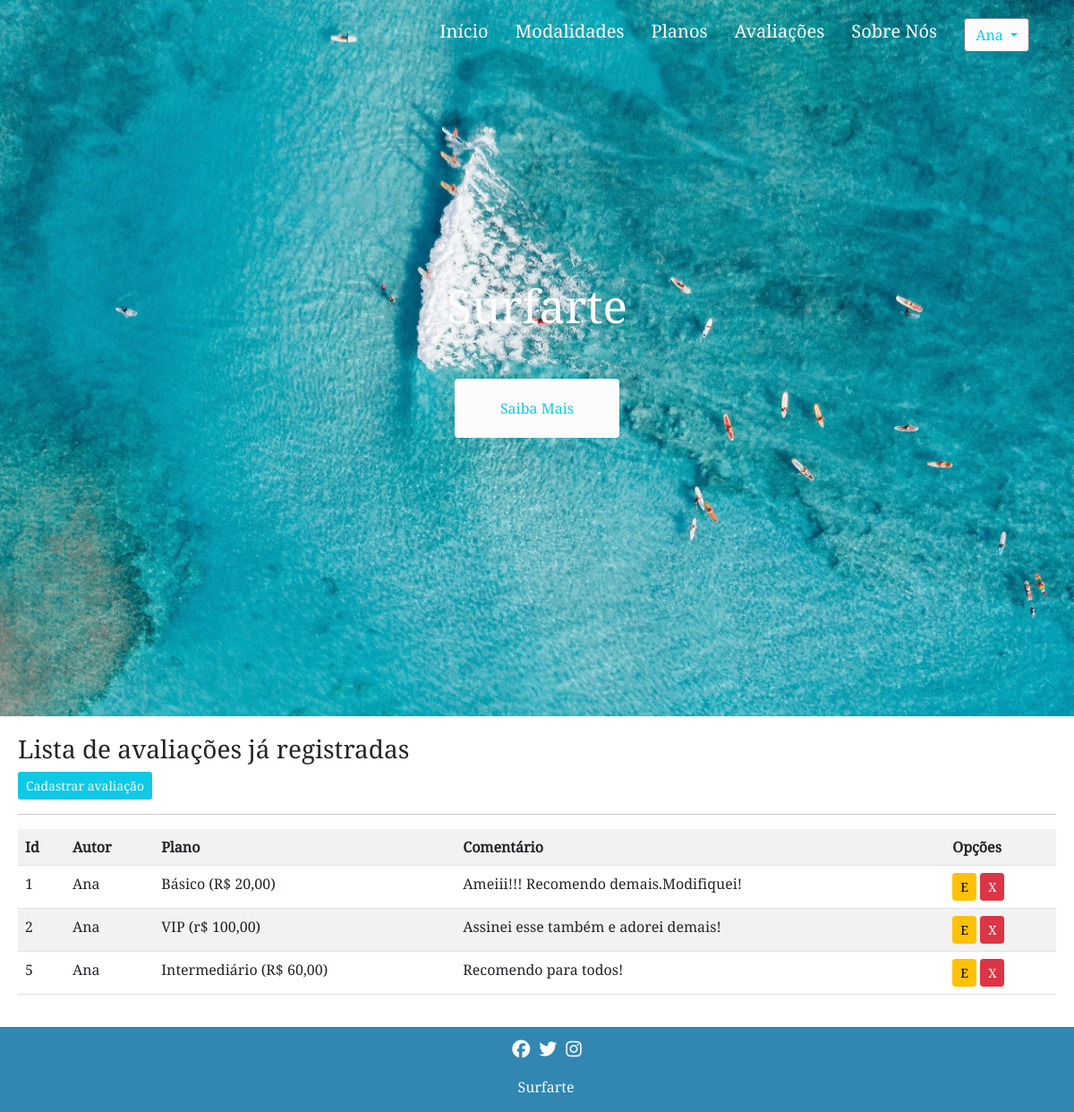
Screenshot of /exibir/minha_avaliacao/ (signed in) with the database file from the repository.
### cadastros/models.py (models this page shows, shortened)
class Avaliacao(models.Model):
    autor = models.ForeignKey(User, on_delete=models.PROTECT, null=True)
    plano = models.ForeignKey(Plano, on_delete=models.PROTECT)
    comentario = models.TextField(verbose_name='Comentário')

class Plano(models.Model):
    MANHA = 'MANHÃ'
    TARDE = 'TARDE'
    NOITE = 'NOITE'
    FLEXIVEL = 'FLEXÍVEL'
    momento = [(MANHA, 'MANHÃ'), (TARDE, 'TARDE'), (NOITE, 'NOITE'), (FLEXIVEL, 'FLEXÍVEL') ]
    nome = models.CharField(max_length=50)
    preco = models.CharField(verbose_name="Preço", max_length=100)
    dias = models.IntegerField(verbose_name="Quantidade de dias na semana")
    horario = models.CharField(
        max_length=10,
        choices=momento,
        verbose_name='Horário'
    )
    detalhes = models.CharField(max_length=100, null=True, blank=True)
    def __str__(self):
        return "{} ({})".format(self.nome, self.preco)

### cadastros/views.py (the view)
# urls.py: path('exibir/minha_avaliacao/', MinhaAvaliacaoList.as_view(), name='exibir-minha_avaliacao'),
class MinhaAvaliacaoList(LoginRequiredMixin, ListView):
    login_url = reverse_lazy('login')
    model = Avaliacao
    template_name = 'cadastros/listas/minhas_avaliacoes.html'
    def get_queryset(self):
        self.object_list = Avaliacao.objects.filter(autor=self.request.user)
        return self.object_list

### cadastros/templates/cadastros/listas/minhas_avaliacoes.html (shortened to what this page needs)
{% extends 'modelo.html' %}
{% load static %}
{% block main %}
<link rel="stylesheet" type="text/css" href="{% static 'css/estilo_listas.css' %}">
<main>
    <h3>Lista de avaliações já registradas</h3>
    {% if request.user.is_authenticated %}
    <a href="{% url 'cadastrar-avaliacao' %}" class="btn btn-sm" id="btn_cadastrar">Cadastrar avaliação</a>
    {% endif %}
    <hr>
    <div class="table-responsive">
        <table class="table table-striped">
            <tr>
                <th>Id</th>
                <th>Autor</th>
                <th>Plano</th>
                <th>Comentário</th>
                <th>Opções</th>
            </tr>
            {% for avaliacao in object_list %}
            <tr>
                <td>{{ avaliacao.pk }}</td>
                <td>{{ avaliacao.autor }}</td>
                <td>{{ avaliacao.plano }}</td>
                <td>{{ avaliacao.comentario }}</td>
                <td>
                    <a href="{% url 'editar-avaliacao' avaliacao.pk %}" class="btn btn-warning btn-sm" title="Editar" id="btn-opcoes">E</a>
                    <a href="{% url 'excluir-avaliacao' avaliacao.pk %}" class="btn btn-danger btn-sm" title="Excluir" id="btn-opcoes">X</a>
                </td>
            </tr>
            {% empty %}
            <tr>
                <td colspan="5">Nenhum campo registrado!</td>
            </tr>
            {% endfor %}
        </table>
    </div>
</main>
{% endblock %}

### paginas/templates/modelo.html (shortened to what this page needs)
{% load static %}
<!DOCTYPE html>
<html lang="pt-br">
	<head>
		<link href="https://cdn.jsdelivr.net/npm/bootstrap@5.1.3/dist/css/bootstrap.min.css" rel="stylesheet">
		<link rel="stylesheet" href="path/to/font-awesome/css/font-awesome.min.css">
		<link rel="stylesheet" type="text/css" href="{% static 'css/estilo.css' %}">
	</head>
	<body>
        {% block cabeçalho %}
		<header>
			<nav>
				<li><a href="{% url 'Página Inicial' %}">Início</a></li>
				<li><a href="{% url 'Modalidades' %}">Modalidades</a></li>
				<li><a href="{% url 'exibir-plano' %}">Planos</a></li>
				<li><a href="{% url 'exibir-avaliacao' %}">Avaliações</a></li>
				<li><a href="{% url 'exibir-professor' %}">Sobre Nós</a></li>
				{% if request.user.is_authenticated %}
				<li>
					<div class="dropdown">
						<button class="btn btn-secondary dropdown-toggle" type="button" id="dropdownMenuButton1" data-bs-toggle="dropdown" aria-expanded="false">
                  			<span>{{ request.user }}</span>
                		</button>
	                </div>
				</li>
				{% else %}
              	<br>
              	<a href="{% url 'login' %}" style="margin-right: 5px;">Login</a>
				<a href="{% url 'registrar' %}">Cadastro</a>
              	{% endif %}
			</nav>
		</header>
		<section class="texto_principal">
			<h1>Surfarte</h1>
			<a class="btn" href="">Saiba Mais</a>
		</section>
        {% endblock %}
        {% block main %}{% endblock %}
		{% block footer %}
		<footer>
			<ul>
				<li><a href=""><i class="fa fa-facebook-official" aria-hidden="true"></i></a></li>
				<li><a href=""><i class="fa fa-twitter" aria-hidden="true"></i></i></a></li>
				<li><a href=""><i class="fa fa-instagram" aria-hidden="true"></i></i></i></a></li>
			</ul>
			<p>Surfarte</p>
		</footer>
        {%endblock %}
	</body>
</html>

### static/css/estilo.css (style rules this page uses)
* { margin: 0; font-size: 100%; padding: 0; box-sizing: border-box;font-family: 'NotoS'; }
a { text-decoration: none; opacity: 1; color: #FCFCFC; font-size: 20px; }
ul,nav { list-style: none; }
li { text-decoration: none; }
header { width: 100%; position: absolute; left: 0; top: 0; display: flex; justify-content: flex-end; padding: 20px 50px; align-items: center; }
header nav { display: flex; }
header li { margin: 0 15px; }
header li:first-child { margin-left: 0; }
header li:last-child { margin-right: 0; }
.texto_principal { background-image: url(../img/foto_principal.jpg); background-size: cover; background-repeat: no-repeat;; min-height: 60vh; color: #FCFCFC; min-height: 100vh; display: flex; justify-content: center; align-items: center; flex-direction: column; animation-timing-function: ease-out; }
.texto_principal h1 { font-size: 3.2rem; margin-bottom: 50px; }
.texto_principal .btn { background-color: #FCFCFC; border-radius: 4px; padding: 20px 50px; color: #0FC9E7; }
.dropdown { font-family: 'NotoS' }
#dropdownMenuButton1 { background-color: #FCFCFC; color: #0FC9E7; }
footer { background-color: #3186B2; display: flex;flex-direction: column; padding: -5px;align-items: center; }
footer ul { display:flex; margin-bottom: 15px; padding-top:10px; }
footer ul li { margin-right: 10px; }
footer ul li:last-child { margin-bottom: 0; }
footer p { color: #FCFCFC; text-align: center; padding-left: 20px; }

### static/css/estilo_listas.css (style rules this page uses)
main { margin: 20px; }
#btn_cadastrar { background-color: #0FC9E7; color: #FCFCFC; }

### rows the page displays
Avaliacao: pk "1", autor "Ana", plano "Básico (R$ 20,00)", comentario "Ameiii!!! Recomendo demais.Modifiquei!"
Avaliacao: pk "2", autor "Ana", plano "VIP (r$ 100,00)", comentario "Assinei esse também e adorei demais!"
Avaliacao: pk "5", autor "Ana", plano "Intermediário (R$ 60,00)", comentario "Recomendo para todos!"

### other values shown
{{ request.user }} "Ana"
